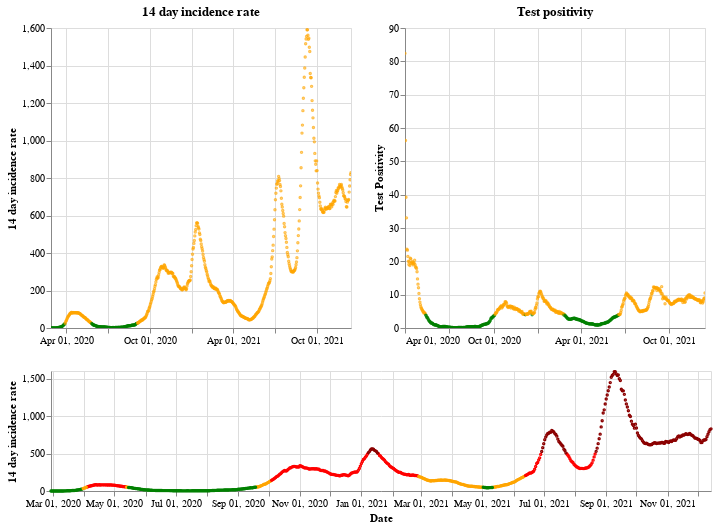

Notebook code cell kept with this figure:
### Markdown cell above
## Scotland

### Code cell
plot_traffic_light('Scotland')

### Figure 1 — Vega-Lite specification as saved in the notebook (floating-point values rounded to 4 significant figures; data arrays with more than 128 entries replaced by an {"elided": "..."} marker saying what was removed)
{"config": {"view": {"continuousWidth": 400, "continuousHeight": 300}}, "vconcat": [{"hconcat": [{"mark": {"type": "point", "size": 2}, "encoding": {"color": {"condition": {"value": "green", "test": "(datum.twoWeeklyCasesRate <= 25)"}, "value": "orange"}, "tooltip": [{"type": "nominal", "field": "areaName"}, {"type": "temporal", "field": "date"}, {"type": "quantitative", "field": "twoWeeklyCasesRate"}, {"type": "quantitative", "field": "testPositivity"}], "x": {"type": "temporal", "axis": {"title": ""}, "field": "date", "scale": {"domain": {"selection": "DateBrush"}}, "timeUnit": "yearmonthdate"}, "y": {"type": "quantitative", "axis": {"title": "14 day incidence rate"}, "field": "twoWeeklyCasesRate"}}, "title": "14 day incidence rate", "width": 300}, {"mark": {"type": "point", "size": 2}, "encoding": {"color": {"condition": {"value": "green", "test": "(datum.testPositivity <= 4)"}, "value": "orange"}, "tooltip": [{"type": "nominal", "field": "areaName"}, {"type": "temporal", "field": "date"}, {"type": "quantitative", "field": "twoWeeklyCasesRate"}, {"type": "quantitative", "field": "testPositivity"}], "x": {"type": "temporal", "axis": {"title": ""}, "field": "date", "scale": {"domain": {"selection": "DateBrush"}}, "timeUnit": "yearmonthdate"}, "y": {"type": "quantitative", "axis": {"title": "Test Positivity"}, "field": "testPositivity"}}, "title": "Test positivity", "width": 300}]}, {"layer": [{"mark": {"type": "point", "size": 2}, "encoding": {"color": {"condition": {"value": "orange", "test": "(((datum.testPositivity < 4) && (datum.twoWeeklyCasesRate >= 50)) && (datum.twoWeeklyCasesRate < 200))"}, "value": "red"}, "opacity": {"condition": {"value": 1, "test": "((datum.twoWeeklyCasesRate >= 50) && (datum.twoWeeklyCasesRate < 500))"}, "value": 0}, "tooltip": [{"type": "nominal", "field": "areaName"}, {"type": "temporal", "field": "date"}, {"type": "quantitative", "field": "twoWeeklyCasesRate"}, {"type": "quantitative", "field": "testPositivity"}], "x": {"type": "temporal", "axis": {"title": "Date"}, "field": "date", "timeUnit": "yearmonthdate"}, "y": {"type": "quantitative", "axis": {"title": "14 day incidence rate"}, "field": "twoWeeklyCasesRate"}}, "selection": {"DateBrush": {"type": "interval", "encodings": ["x"], "fields": ["Time"]}}}, {"mark": {"type": "point", "size": 2}, "encoding": {"color": {"value": "darkred"}, "opacity": {"condition": {"value": 1, "test": "(datum.twoWeeklyCasesRate >= 500)"}, "value": 0}, "tooltip": [{"type": "nominal", "field": "areaName"}, {"type": "temporal", "field": "date"}, {"type": "quantitative", "field": "twoWeeklyCasesRate"}, {"type": "quantitative", "field": "testPositivity"}], "x": {"type": "temporal", "axis": {"title": "Date"}, "field": "date", "timeUnit": "yearmonthdate"}, "y": {"type": "quantitative", "axis": {"title": "14 day incidence rate"}, "field": "twoWeeklyCasesRate"}}}, {"mark": {"type": "point", "size": 2}, "encoding": {"color": {"condition": {"value": "green", "test": "((datum.testPositivity < 4) && (datum.twoWeeklyCasesRate < 50))"}, "value": "orange"}, "opacity": {"condition": {"value": 1, "test": "(datum.twoWeeklyCasesRate < 50)"}, "value": 0}, "tooltip": [{"type": "nominal", "field": "areaName"}, {"type": "temporal", "field": "date"}, {"type": "quantitative", "field": "twoWeeklyCasesRate"}, {"type": "quantitative", "field": "testPositivity"}], "x": {"type": "temporal", "axis": {"title": "Date"}, "field": "date", "timeUnit": "yearmonthdate"}, "y": {"type": "quantitative", "axis": {"title": "14 day incidence rate"}, "field": "twoWeeklyCasesRate"}}}], "height": 120, "width": 660}], "data": {"name": "data-78454be88b9592c75bf7e61ead89983a"}, "$schema": "https://vega.github.io/schema/vega-lite/v4.8.1.json", "datasets": {"data-78454be88b9592c75bf7e61ead89983a": {"elided": "656 records"}}}
